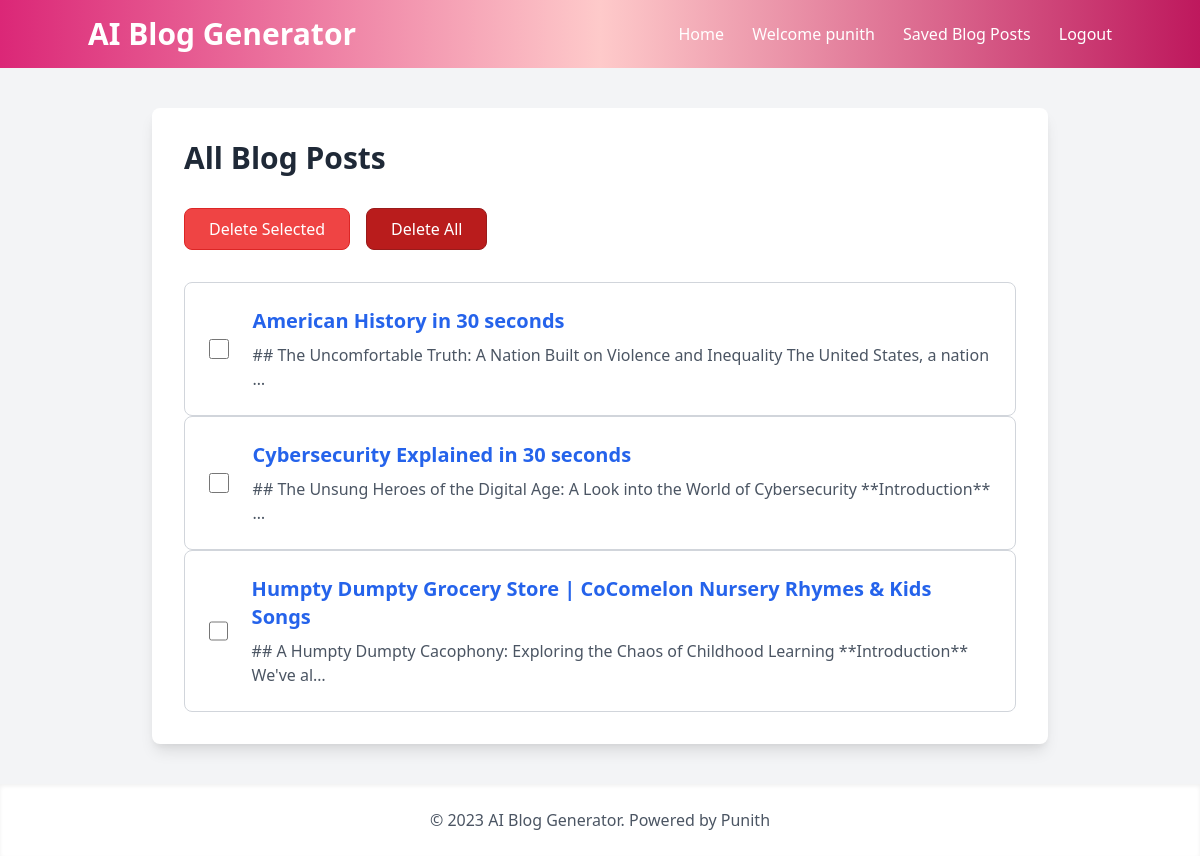
/blog-list/ (signed in), run on an earlier commit of the app's database.
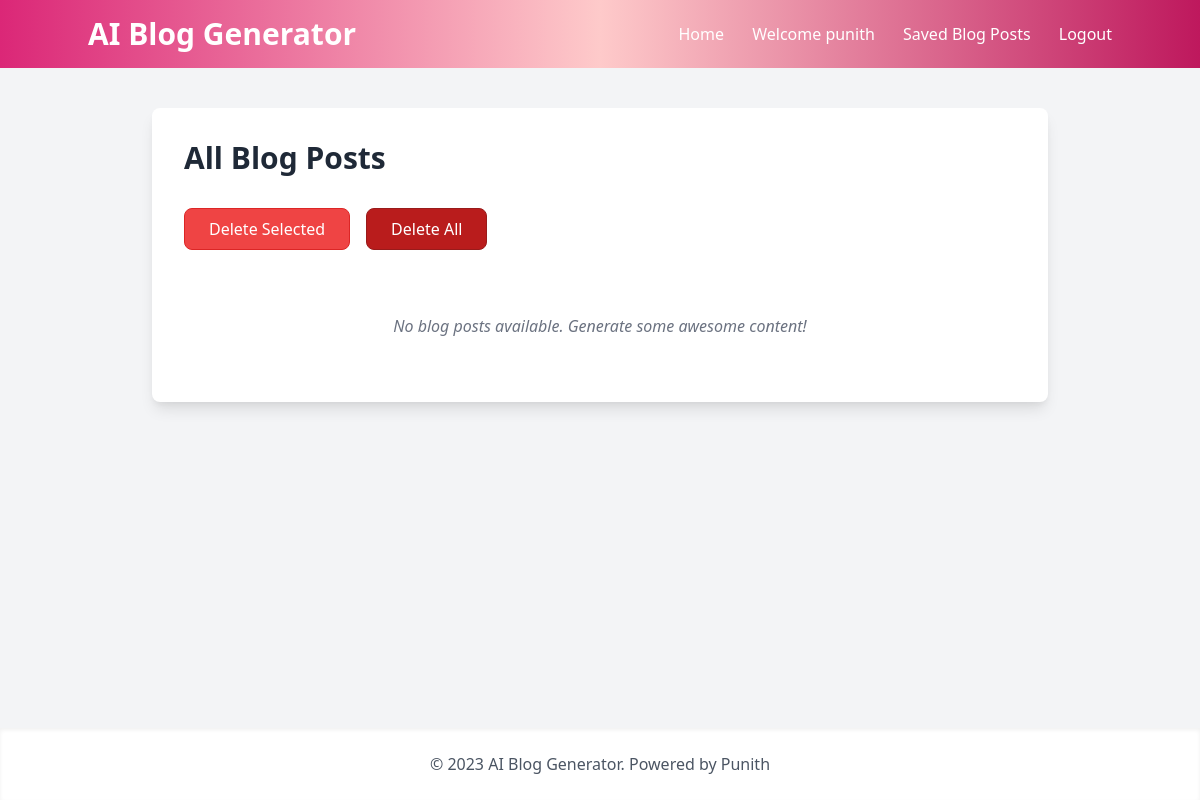
And on a later commit of the database.
### blog_generator/models.py (models this page shows, shortened)
class BlogPost(models.Model):
    user = models.ForeignKey(User, on_delete=models.CASCADE)
    youtube_title = models.CharField(max_length=300)
    youtube_link = models.URLField()
    generated_content = models.TextField()
    created_at = models.DateTimeField(auto_now_add=True)

### blog_generator/views.py (the view)
# urls.py: path('blog-list/', views.blog_list, name='blog-list'),
@login_required
def blog_list(request):
    blog_articles = BlogPost.objects.filter(user=request.user)
    return render(request, "all-blogs.html", {'blog_articles': blog_articles})

### templates/all-blogs.html (shortened to what this page needs)
<!DOCTYPE html>
<html lang="en">
<head>
    <link href="https://cdn.jsdelivr.net/npm/tailwindcss@2.2.19/dist/tailwind.min.css" rel="stylesheet">
    <link href="https://cdn.jsdelivr.net/npm/@sweetalert2/theme-minimal@4/minimal.css" rel="stylesheet">
</head>
<body class="flex flex-col min-h-screen bg-gray-100 font-sans antialiased">
    <nav class="bg-gradient-to-r from-pink-600 via-red-200 to-pink-700 p-4 text-white">
        <div class="container mx-auto flex justify-between items-center">
            <a href="/" class="text-3xl font-bold hover:text-blue-200 transition duration-300">AI Blog Generator</a>
            <div class="space-x-6">
                <a href="/" class="text-white hover:text-blue-200 transition duration-300">Home</a>
                <a href="#" class="text-white hover:text-blue-200 transition duration-300">Welcome {{ user.username }}</a>
                <a href="/blog-list" class="text-white hover:text-blue-200 transition duration-300">Saved Blog Posts</a>
                <a href="/logout" class="text-white hover:text-blue-200 transition duration-300">Logout</a>
            </div>
        </div>
    </nav>
    <main class="container mx-auto mt-10 px-4 sm:px-0 flex-grow">
        <div class="max-w-4xl mx-auto bg-white p-8 rounded-lg shadow-lg">
            <section>
                <h2 class="text-3xl mb-8 font-bold text-gray-800">All Blog Posts</h2>
                <div class="flex space-x-4 mb-8">
                    <button id="delete-selected" class="btn btn-danger bg-red-500 text-white px-6 py-2 rounded-lg border border-red-600 hover:bg-red-600 focus:ring-2 focus:ring-red-500 transition duration-300 disabled:opacity-50 disabled:cursor-not-allowed" disabled>Delete Selected</button>
                    <button id="delete-all" class="btn btn-danger bg-red-700 text-white px-6 py-2 rounded-lg border border-red-800 hover:bg-red-800 focus:ring-2 focus:ring-red-700 transition duration-300">Delete All</button>
                </div>
                <div class="space-y-6">
                    <form id="blog-form">
                        {% for article in blog_articles reversed %}
                        <div class="blog-entry border border-gray-300 p-6 rounded-lg flex items-center hover:bg-gray-50 transition duration-300">
                            <input type="checkbox" class="select-blog mr-6 h-5 w-5 text-blue-600 rounded focus:ring-blue-500" name="blog_ids" value="{{article.id}}">
                            <a href="{% url 'blog_generator:blog-details' article.id %}" class="flex-grow group">
                                <h3 class="text-xl font-semibold text-blue-600 group-hover:text-blue-800 transition duration-300">{{article.youtube_title}}</h3>
                                <p class="text-gray-600 mt-2">{{article.generated_content|truncatechars:100}}</p>
                            </a>
                        </div>
                        {% empty %}
                        <p class="text-gray-500 italic text-center py-8">No blog posts available. Generate some awesome content!</p>
                        {% endfor %}
                    </form>
                </div>
            </section>
        </div>
    </main>
    <footer class="text-center p-6 text-gray-600 mt-10 bg-white shadow-inner">
        <p>&copy; 2023 AI Blog Generator. Powered by Punith</p>
    </footer>
</body>
</html>

What changed in the data, as far as the page shows it:
removed BlogPost: youtube_title "American History in 30 seconds", generated_content "## The Uncomfortable Truth: A Nation Built on Violence and Inequality The United States, a nation …"
removed BlogPost: youtube_title "Cybersecurity Explained in 30 seconds", generated_content "## The Unsung Heroes of the Digital Age: A Look into the World of Cybersecurity **Introduction** …"
removed BlogPost: youtube_title "Humpty Dumpty Grocery Store | CoComelon Nursery Rhymes & Kids Songs", generated_content "## A Humpty Dumpty Cacophony: Exploring the Chaos of Childhood Learning **Introduction** We've al…"
Also different on the page:
text now shown: "No blog posts available. Generate some awesome content!"
